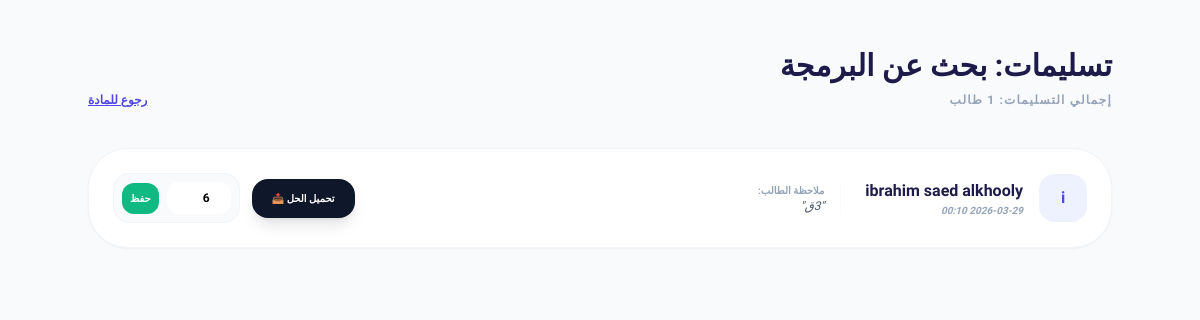
The app's page /dashboard/view_submissions.php?id=1 (signed in) with its own data.
### tables this page shows
CREATE TABLE `assignments` (
  `id` int(11) NOT NULL,
  `course_id` int(11) DEFAULT NULL,
  `title` varchar(255) DEFAULT NULL,
  `description` text DEFAULT NULL,
  `due_date` datetime DEFAULT NULL,
  `max_mark` int(11) DEFAULT NULL,
  `file_path` varchar(255) DEFAULT NULL,
  `created_at` timestamp NOT NULL DEFAULT current_timestamp()
);

CREATE TABLE `assignment_submissions` (
  `id` int(11) NOT NULL,
  `assignment_id` int(11) DEFAULT NULL,
  `student_id` int(11) DEFAULT NULL,
  `file_path` varchar(255) DEFAULT NULL,
  `student_notes` text DEFAULT NULL,
  `grade` int(11) DEFAULT NULL,
  `submitted_at` timestamp NOT NULL DEFAULT current_timestamp()
);

CREATE TABLE `users` (
  `id` int(11) NOT NULL,
  `full_name` varchar(100) NOT NULL,
  `email` varchar(100) NOT NULL,
  `password` varchar(255) NOT NULL,
  `role` enum('teacher','student') DEFAULT 'student',
  `total_points` int(11) DEFAULT 0,
  `created_at` timestamp NOT NULL DEFAULT current_timestamp()
);

### dashboard/view_submissions.php (the view, shortened to what this page needs)
<?php
require_once '../config/db.php';
$assign_id = $_GET['id'] ?? null;
$assign_stmt = $pdo->prepare("SELECT * FROM assignments WHERE id = ?");
$assign_stmt->execute([$assign_id]);
$assignment = $assign_stmt->fetch();
$stmt = $pdo->prepare("
    SELECT
        u.full_name,
        ans.id AS sub_id,
        ans.file_path,
        ans.submitted_at,
        ans.grade,
        ans.student_notes
    FROM assignment_submissions ans
    JOIN users u ON ans.student_id = u.id
    WHERE ans.assignment_id = ?
    ORDER BY ans.submitted_at DESC
");
$stmt->execute([$assign_id]);
$submissions = $stmt->fetchAll();
?>
<!DOCTYPE html>
<html lang="ar" dir="rtl">
<head>
    <script src="https://cdn.tailwindcss.com"></script>
</head>
<body class="bg-slate-50 p-6 md:p-12">
<div class="max-w-5xl mx-auto">
    <div class="mb-10 flex justify-between items-end">
        <div>
            <h1 class="text-3xl font-black text-indigo-950">تسليمات: <?= htmlspecialchars($assignment['title']) ?></h1>
            <p class="text-slate-400 font-bold text-xs mt-2 uppercase tracking-widest">إجمالي التسليمات: <?= count($submissions) ?> طالب</p>
        </div>
        <a href="manage_content.php?id=<?= $assignment['course_id'] ?>" class="text-indigo-600 font-black text-xs underline">رجوع للمادة</a>
    </div>
    <?php if(count($submissions) > 0): ?>
    <div class="grid grid-cols-1 gap-6">
        <?php foreach($submissions as $sub): ?>
            <div class="bg-white p-6 rounded-[2.5rem] border border-slate-100 shadow-sm flex flex-col md:flex-row justify-between items-center gap-6">
                <div class="flex items-center gap-4">
                    <div class="w-12 h-12 bg-indigo-50 rounded-2xl flex items-center justify-center text-indigo-600 font-black">
                        <?= mb_substr($sub['full_name'], 0, 1) ?>
                    </div>
                    <div>
                        <h3 class="font-black text-indigo-950"><?= htmlspecialchars($sub['full_name']) ?></h3>
                        <p class="text-[10px] text-slate-400 font-bold italic"><?= date('Y-m-d H:i', strtotime($sub['submitted_at'])) ?></p>
                    </div>
                </div>
                <?php if(!empty($sub['student_notes'])): ?>
                <div class="flex-1 px-4 border-r border-slate-50">
                    <p class="text-[10px] font-black text-slate-400 uppercase">ملاحظة الطالب:</p>
                    <p class="text-xs text-slate-600 italic">"<?= htmlspecialchars($sub['student_notes']) ?>"</p>
                </div>
                <?php endif; ?>
                <div class="flex items-center gap-3">
                    <a href="../uploads/assignments/<?= $sub['file_path'] ?>" download class="bg-slate-900 text-white px-5 py-3 rounded-2xl text-[10px] font-black shadow-lg">تحميل الحل 📥</a>
                    <form method="POST" class="flex items-center gap-2 bg-slate-50 p-2 rounded-2xl border border-slate-100">
                        <input type="number" name="grade" value="<?= $sub['grade'] ?>" max="<?= $assignment['max_mark'] ?>" placeholder="الدرجة"
                               class="w-16 bg-white border-0 rounded-xl text-center font-black text-xs p-2 outline-none focus:ring-2 focus:ring-indigo-500">
                        <button type="submit" name="update_grade" class="bg-emerald-500 text-white p-2 rounded-xl text-[10px] font-black hover:bg-emerald-600 transition-all">حفظ</button>
                    </form>
                </div>
            </div>
        <?php endforeach; ?>
    </div>
    <?php else: ?>
        <div class="bg-white p-20 rounded-[3rem] text-center border-2 border-dashed border-slate-200">
            <p class="text-slate-400 font-black italic">لم يقم أي طالب بتسليم الواجب حتى الآن 😴</p>
        </div>
    <?php endif; ?>
</div>
</body>
</html>

### dashboard/view_submissions.php (style rules this page uses)
body { font-family: 'Almarai', sans-serif; }

### records on screen
assignments: title "بحث عن البرمجة"
assignment_submissions: student.full_name "i", student.full_name "ibrahim saed alkhooly", submitted_at "2026-03-29 00:10", student_notes "3ق", grade "6"
